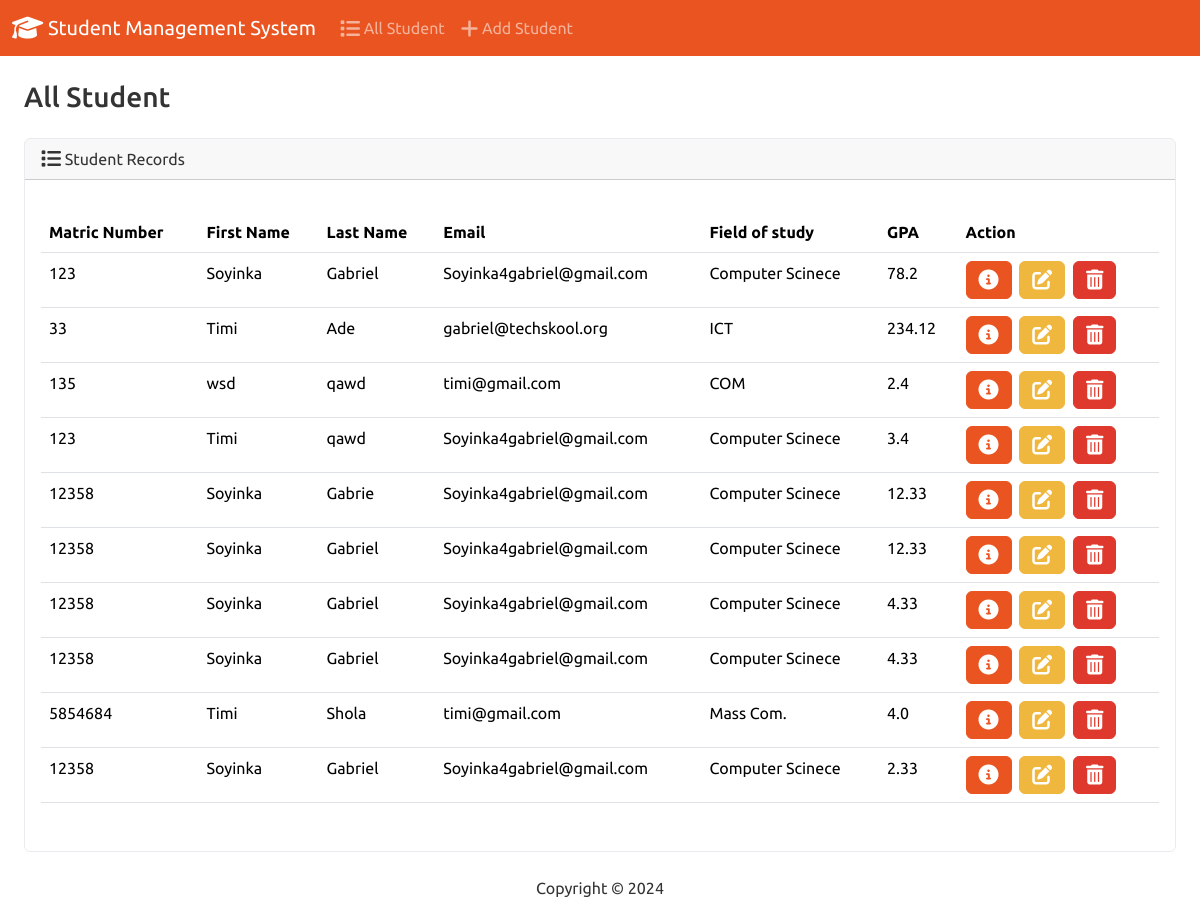
The page / on the database its author committed.
### students/models.py (models this page shows, shortened)
class Student(models.Model):
    matric_number = models.PositiveIntegerField()
    first_name = models.CharField(max_length=50)
    last_name = models.CharField(max_length=50)
    email = models.EmailField(max_length=100)
    field_of_study = models.CharField(max_length=100)
    gpa = models.FloatField()

### students/views.py (the view)
# urls.py: path('', views.index, name='index' ),
def index(request):
    return render(request, 'students/index.html',
                  {'students': Student.objects.all()
                   })

### students/templates/students/index.html (shortened to what this page needs)
{% extends "students/base.html" %}
{% block body %}
        <h3 class="m-4">All Student</h3>
        <div class="row">
            <div class="col-12">
                {% if students %}
                <div class="card border-light ms-4 me-4 mb-4">
                    <div class="card-header">
                        <i class="fa-solid fa-list fa-lg"></i> Student Records
                    </div>
                    <div class="card-body">
                      <p class="card-text">
                        <div class="table-responsive">
                            <table class="table table-hover">
                                <thead>
                                  <tr>
                                    <th scope="col">Matric Number</th>
                                    <th scope="col">First Name</th>
                                    <th scope="col">Last Name</th>
                                    <th scope="col">Email</th>
                                    <th scope="col">Field of study</th>
                                    <th scope="col">GPA</th>
                                    <th scope="col">Action</th>
                                  </tr>
                                </thead>
                                <tbody>
                                  {% for student in students %}
                                  <tr>
                                      <td>{{ student.matric_number }}</td>
                                      <td>{{ student.first_name }}</td>
                                      <td>{{ student.last_name }}</td>
                                      <td>{{ student.email }}</td>
                                      <td>{{ student.field_of_study }}</td>
                                      <td>{{ student.gpa }}</td>
                                      <td>
                                        <button type='button' class='btn btn-primary me-1' href="{% url 'view_student' student.id %}"  data-bs-toggle="modal" data-bs-target="#myModal{{student.id}}">
                                          <i class="fa-solid fa-circle-info fa-lg"></i>
                                        </button>
                                        <a class="btn btn-warning me-1" href="{% url 'edit' student.id %}" >
                                          <i class="fa-solid fa-regular fa-pen-to-square fa-lg"></i>
                                        </a>
                                        <button type="button" class="btn btn-danger" data-bs-toggle="modal" data-bs-target="#delete{{student.id}}" >
                                          <i class="fa-solid fa-regular fa-trash-can fa-lg"></i>
                                        </button>
                                      </td>
                                  </tr>
                                  {% endfor %}
                              </tbody>
                              </table>
                        </div>
                      </p>
                    </div>
                </div>
                {% else %}
                    <h5 class="alert alert-primary ms-4 me-4">
                        No Student Records
                    </h5>
                {%endif%}
            </div>
        </div>
{% endblock  %}

### students/templates/students/base.html (shortened to what this page needs)
{% load static %}
<!DOCTYPE html>
<html lang="en">
<head>
    <link rel="stylesheet" href="https://cdnjs.cloudflare.com/ajax/libs/font-awesome/6.5.1/css/all.min.css" />
    <link href="{% static 'css/bootstrap.min1.css'%}" rel="stylesheet">
</head>
<body class="d-flex flex-column min-vh-100">
    <nav class="navbar navbar-expand-lg bg-primary" data-bs-theme="dark">
        <div class="container-fluid">
          <a class="navbar-brand" href="{% url 'index' %}"><i class="fa-solid fa-graduation-cap fa-lg"></i> Student Management System</a>
          <div class="collapse navbar-collapse" id="navbarColor01">
            <ul class="navbar-nav me-auto">
              <li class="nav-item">
                <a class="nav-link" href="{% url 'index' %}"><i class="fa-solid fa-list fa-lg"></i> All Student</a>
              </li>
              <li class="nav-item">
                <a class="nav-link" href="{% url 'add' %}"><i class="fa-solid fa-plus fa-lg"></i> Add Student</a>
              </li>
            </ul>
          </div>
        </div>
      </nav>
      <div class="container-fliud">
        {% block body %}
        {% endblock  %}
      </div>
      <footer class="mt-auto mb-4 ">
        <div class="text-center">
            <span>
                Copyright &copy; <script>document.write(new Date().getFullYear())</script>
            </span>
        </div>
      </footer>
</body>
</html>

### rows shown on the page
Student: matric_number "123", first_name "Soyinka", last_name "Gabriel", email "Soyinka4gabriel@gmail.com", field_of_study "Computer Scinece", gpa "78.2"
Student: matric_number "33", first_name "Timi", last_name "Ade", email "gabriel@techskool.org", field_of_study "ICT", gpa "234.12"
Student: matric_number "135", first_name "wsd", last_name "qawd", email "timi@gmail.com", field_of_study "COM", gpa "2.4"
Student: matric_number "123", first_name "Timi", last_name "qawd", email "Soyinka4gabriel@gmail.com", field_of_study "Computer Scinece", gpa "3.4"
Student: matric_number "12358", first_name "Soyinka", last_name "Gabrie", email "Soyinka4gabriel@gmail.com", field_of_study "Computer Scinece", gpa "12.33"
Student: matric_number "12358", first_name "Soyinka", last_name "Gabriel", email "Soyinka4gabriel@gmail.com", field_of_study "Computer Scinece", gpa "12.33"
Student: matric_number "12358", first_name "Soyinka", last_name "Gabriel", email "Soyinka4gabriel@gmail.com", field_of_study "Computer Scinece", gpa "4.33"
Student: matric_number "12358", first_name "Soyinka", last_name "Gabriel", email "Soyinka4gabriel@gmail.com", field_of_study "Computer Scinece", gpa "4.33"
Student: matric_number "5854684", first_name "Timi", last_name "Shola", email "timi@gmail.com", field_of_study "Mass Com.", gpa "4.0"
Student: matric_number "12358", first_name "Soyinka", last_name "Gabriel", email "Soyinka4gabriel@gmail.com", field_of_study "Computer Scinece", gpa "2.33"
